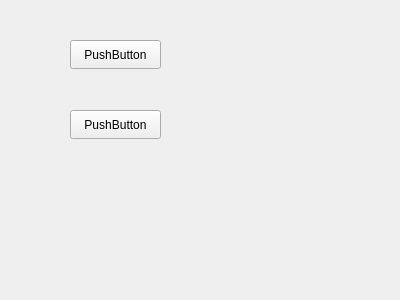
<?xml version="1.0" encoding="UTF-8"?>
<ui version="4.0">
 <class>Form</class>
 <widget class="QWidget" name="Form">
  <property name="geometry">
   <rect>
    <x>0</x>
    <y>0</y>
    <width>400</width>
    <height>300</height>
   </rect>
  </property>
  <property name="windowTitle">
   <string>Form</string>
  </property>
  <widget class="QPushButton" name="pushButton">
   <property name="geometry">
    <rect>
     <x>70</x>
     <y>40</y>
     <width>91</width>
     <height>29</height>
    </rect>
   </property>
   <property name="text">
    <string>PushButton</string>
   </property>
  </widget>
  <widget class="QPushButton" name="pushButton_2">
   <property name="geometry">
    <rect>
     <x>70</x>
     <y>110</y>
     <width>91</width>
     <height>29</height>
    </rect>
   </property>
   <property name="focusPolicy">
    <enum>BobUI::FocusPolicy::NoFocus</enum>
   </property>
   <property name="text">
    <string>PushButton</string>
   </property>
  </widget>
 </widget>
 <resources/>
 <connections/>
</ui>
